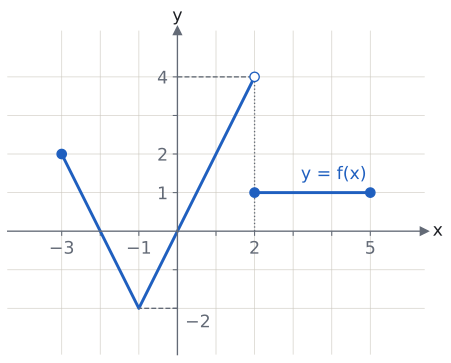

Reproduce this figure in Python.
import sys; sys.path.insert(0, "tools")
from cizim import *

# f: [−3, 5] → R. (−3, 2) dolu → (−1, −2) → (2, 4) boş; x = 2'de (2, 1) dolu, (2, 1) → (5, 1) sabit.
# Görüntü kümesi [−2, 4): tam sayılar −2, −1, 0, 1, 2, 3 (6 tane).
fig, ax = sekil(5.6, 4.6)
eksenler(ax, x=(-4.4, 6.4), y=(-3.2, 5.2))
ax.set_aspect("equal")
ax.set_xticks([-3, -2, -1, 1, 2, 3, 4, 5]); ax.set_xticklabels(["−3", "", "−1", "", "2", "", "", "5"])
ax.set_yticks([-2, -1, 1, 2, 3, 4]); ax.set_yticklabels(["", "", "1", "2", "", "4"])
ax.text(0.2, -2.15, "−2", color=SOLUK, fontsize=13, va="top")
ax.plot([-3, -1, 2], [2, -2, 4], color=MAVI)
ax.plot([2, 5], [1, 1], color=MAVI)
nokta(ax, -3, 2, renk=MAVI)
nokta(ax, 2, 4, renk=MAVI, dolu=False)
nokta(ax, 2, 1, renk=MAVI)
nokta(ax, 5, 1, renk=MAVI)
ax.plot([0, -1], [-2, -2], color=SOLUK, ls="--", lw=1)
ax.plot([0, 2], [4, 4], color=SOLUK, ls="--", lw=1)
ax.plot([2, 2], [0, 4], color=SOLUK, ls=":", lw=1)
ax.text(3.2, 1.35, "y = f(x)", color=MAVI, fontsize=13)
kaydet(fig, __file__)
